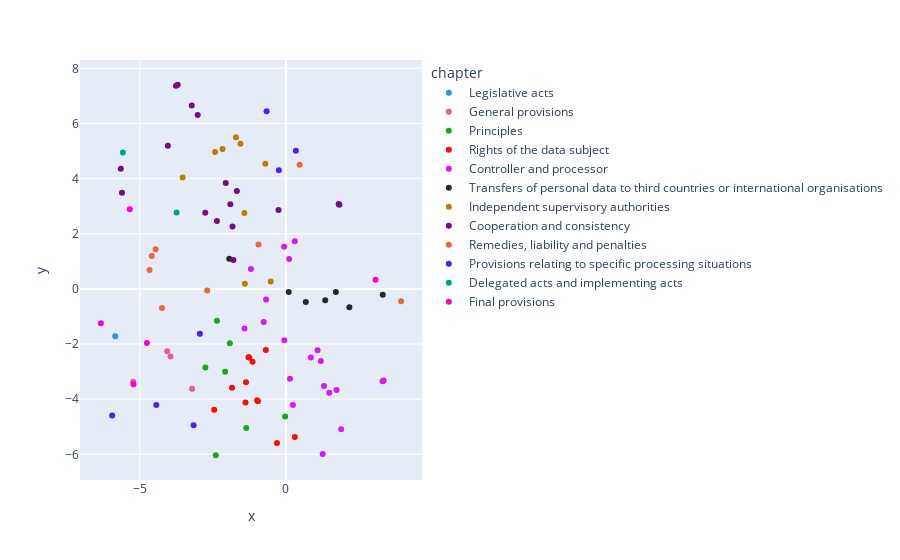

The code cell stored with this chart in its notebook:
### Code cell
embedded = TSNE(n_components=2, learning_rate='auto', init='random', random_state=42).fit_transform(embeddings)
embedded_df = pd.DataFrame({'x': embedded[:,0], 'y':embedded[:,1], 'chapter':chapter, 'article':article})
px.scatter(embedded_df, 'x', 'y', color='chapter', color_discrete_sequence=px.colors.qualitative.Dark24)

### Figure 1 — Plotly figure (JSON) as saved in the notebook; plotly's stock layout.template omitted (floating-point values rounded to 4 significant figures)
{"data": [{"hovertemplate": "chapter=Legislative acts<br>x=%{x}<br>y=%{y}<extra></extra>", "legendgroup": "Legislative acts", "marker": {"color": "#2E91E5", "symbol": "circle"}, "mode": "markers", "name": "Legislative acts", "orientation": "v", "showlegend": true, "type": "scatter", "x": [-5.839], "xaxis": "x", "y": [-1.718], "yaxis": "y"}, {"hovertemplate": "chapter=General provisions<br>x=%{x}<br>y=%{y}<extra></extra>", "legendgroup": "General provisions", "marker": {"color": "#E15F99", "symbol": "circle"}, "mode": "markers", "name": "General provisions", "orientation": "v", "showlegend": true, "type": "scatter", "x": [-5.228, -4.063, -3.947, -3.211], "xaxis": "x", "y": [-3.365, -2.259, -2.453, -3.621], "yaxis": "y"}, {"hovertemplate": "chapter=Principles<br>x=%{x}<br>y=%{y}<extra></extra>", "legendgroup": "Principles", "marker": {"color": "#1CA71C", "symbol": "circle"}, "mode": "markers", "name": "Principles", "orientation": "v", "showlegend": true, "type": "scatter", "x": [-2.078, -1.918, -1.354, -2.357, -2.755, -2.397, -0.02589], "xaxis": "x", "y": [-3.004, -1.971, -5.048, -1.152, -2.848, -6.034, -4.627], "yaxis": "y"}, {"hovertemplate": "chapter=Rights of the data subject<br>x=%{x}<br>y=%{y}<extra></extra>", "legendgroup": "Rights of the data subject", "marker": {"color": "#FB0D0D", "symbol": "circle"}, "mode": "markers", "name": "Rights of the data subject", "orientation": "v", "showlegend": true, "type": "scatter", "x": [-0.6861, -1.281, -1.253, -1.14, -0.3047, -1.363, -0.9833, 0.307, -0.958, -1.843, -1.382, -2.453], "xaxis": "x", "y": [-2.215, -2.479, -2.485, -2.642, -5.585, -3.382, -4.037, -5.372, -4.076, -3.583, -4.121, -4.385], "yaxis": "y"}, {"hovertemplate": "chapter=Controller and processor<br>x=%{x}<br>y=%{y}<extra></extra>", "legendgroup": "Controller and processor", "marker": {"color": "#DA16FF", "symbol": "circle"}, "mode": "markers", "name": "Controller and processor", "orientation": "v", "showlegend": true, "type": "scatter", "x": [1.197, 0.8531, 0.2398, 0.1395, -0.7588, 1.26, -0.05256, 1.894, 1.085, 3.346, 3.307, -1.416, -0.6769, 1.303, 1.485, 1.734, -1.196, -0.05732, 0.1116, 0.3055], "xaxis": "x", "y": [-2.616, -2.485, -4.216, -3.26, -1.199, -5.993, -1.865, -5.093, -2.228, -3.324, -3.346, -1.436, -0.3852, -3.521, -3.764, -3.666, 0.7249, 1.532, 1.08, 1.728], "yaxis": "y"}, {"hovertemplate": "chapter=Transfers of personal data to third countries or international organisations<br>x=%{x}<br>y=%{y}<extra></extra>", "legendgroup": "Transfers of personal data to third countries or international organisations", "marker": {"color": "#222A2A", "symbol": "circle"}, "mode": "markers", "name": "Transfers of personal data to third countries or international organisations", "orientation": "v", "showlegend": true, "type": "scatter", "x": [2.174, 1.347, 0.09751, -1.938, 3.315, 0.6829, 1.711], "xaxis": "x", "y": [-0.6673, -0.4078, -0.1174, 1.093, -0.2091, -0.4712, -0.1159], "yaxis": "y"}, {"hovertemplate": "chapter=Independent supervisory authorities<br>x=%{x}<br>y=%{y}<extra></extra>", "legendgroup": "Independent supervisory authorities", "marker": {"color": "#B68100", "symbol": "circle"}, "mode": "markers", "name": "Independent supervisory authorities", "orientation": "v", "showlegend": true, "type": "scatter", "x": [-0.702, -2.166, -1.708, -1.555, -2.423, -1.419, -1.405, -0.5173, -3.533], "xaxis": "x", "y": [4.537, 5.074, 5.5, 5.263, 4.965, 2.748, 0.1844, 0.2684, 4.036], "yaxis": "y"}, {"hovertemplate": "chapter=Cooperation and consistency<br>x=%{x}<br>y=%{y}<extra></extra>", "legendgroup": "Cooperation and consistency", "marker": {"color": "#750D86", "symbol": "circle"}, "mode": "markers", "name": "Cooperation and consistency", "orientation": "v", "showlegend": true, "type": "scatter", "x": [-1.901, -2.058, -1.678, -4.039, -1.826, -2.36, -2.758, -0.2523, 1.806, -3.018, -1.796, -5.609, -3.761, -3.702, -3.222, 1.83, -5.649], "xaxis": "x", "y": [3.072, 3.838, 3.547, 5.195, 2.266, 2.465, 2.759, 2.861, 3.08, 6.31, 1.047, 3.486, 7.367, 7.403, 6.654, 3.053, 4.354], "yaxis": "y"}, {"hovertemplate": "chapter=Remedies, liability and penalties<br>x=%{x}<br>y=%{y}<extra></extra>", "legendgroup": "Remedies, liability and penalties", "marker": {"color": "#EB663B", "symbol": "circle"}, "mode": "markers", "name": "Remedies, liability and penalties", "orientation": "v", "showlegend": true, "type": "scatter", "x": [-4.589, -4.457, -4.666, -4.238, 3.945, -2.693, -0.9356, 0.4717], "xaxis": "x", "y": [1.192, 1.438, 0.6886, -0.6939, -0.4475, -0.05878, 1.61, 4.506], "yaxis": "y"}, {"hovertemplate": "chapter=Provisions relating to specific processing situations<br>x=%{x}<br>y=%{y}<extra></extra>", "legendgroup": "Provisions relating to specific processing situations", "marker": {"color": "#511CFB", "symbol": "circle"}, "mode": "markers", "name": "Provisions relating to specific processing situations", "orientation": "v", "showlegend": true, "type": "scatter", "x": [-2.944, -4.433, -5.945, 0.3419, -3.158, -0.2396, -0.6592], "xaxis": "x", "y": [-1.63, -4.21, -4.59, 5.013, -4.948, 4.307, 6.441], "yaxis": "y"}, {"hovertemplate": "chapter=Delegated acts and implementing acts<br>x=%{x}<br>y=%{y}<extra></extra>", "legendgroup": "Delegated acts and implementing acts", "marker": {"color": "#00A08B", "symbol": "circle"}, "mode": "markers", "name": "Delegated acts and implementing acts", "orientation": "v", "showlegend": true, "type": "scatter", "x": [-3.74, -5.579], "xaxis": "x", "y": [2.77, 4.944], "yaxis": "y"}, {"hovertemplate": "chapter=Final provisions<br>x=%{x}<br>y=%{y}<extra></extra>", "legendgroup": "Final provisions", "marker": {"color": "#FB00D1", "symbol": "circle"}, "mode": "markers", "name": "Final provisions", "orientation": "v", "showlegend": true, "type": "scatter", "x": [-6.332, -4.754, 3.072, -5.342, -5.216], "xaxis": "x", "y": [-1.244, -1.967, 0.3312, 2.891, -3.459], "yaxis": "y"}], "layout": {"legend": {"title": {"text": "chapter"}, "tracegroupgap": 0}, "margin": {"t": 60}, "xaxis": {"anchor": "y", "domain": [0, 1], "title": {"text": "x"}}, "yaxis": {"anchor": "x", "domain": [0, 1], "title": {"text": "y"}}}}
